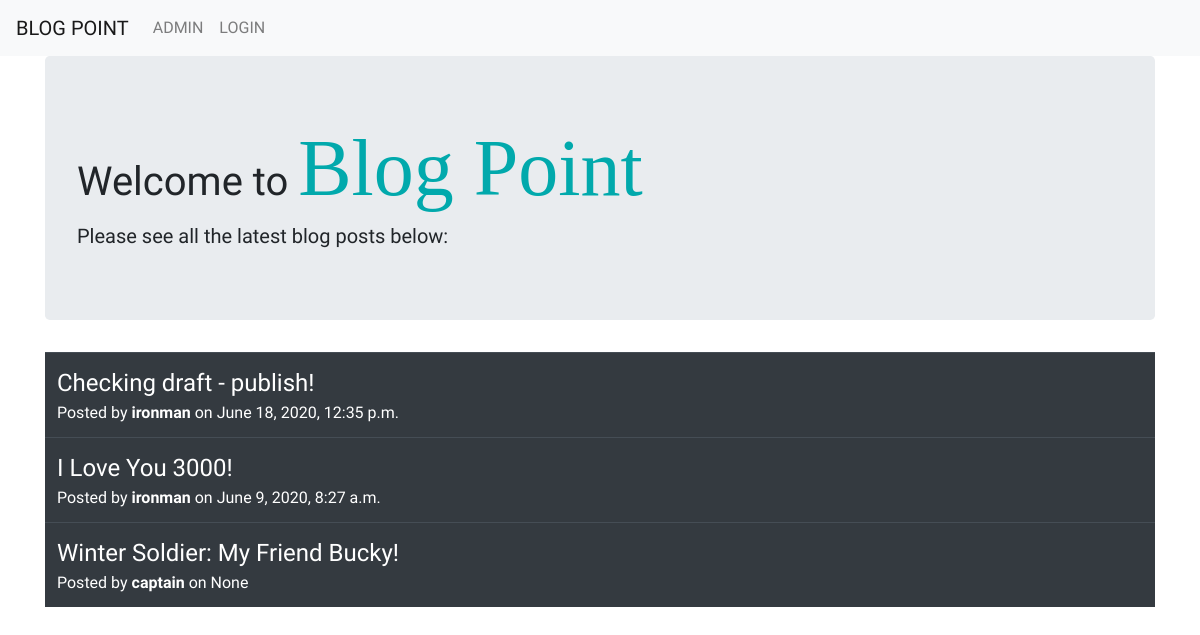
Screenshot of /blog/ with the database file from the repository.
### blog/models.py (models this page shows, shortened)
class Post(models.Model):
    author = models.ForeignKey(User, on_delete=models.CASCADE, related_name = 'posts')
    post_title = models.CharField(max_length=200)
    post_text = RichTextField(blank=True, null=True)
    draft_state = models.BooleanField(default=False)
    post_created = models.DateTimeField(auto_now_add=True, auto_now=False, blank=True)
    post_published = models.DateTimeField(auto_now_add=False, auto_now=False, blank=True, null=True)

### blog/views.py (the view)
# urls.py: path('', views.PostListView.as_view(), name='home'),
class PostListView(ListView):
    model = Post
    template_name = 'blog/home.html'
    ordering = ['-post_published']

### templates/blog/home.html
{% extends "blog/base.html" %}
{% block body_block %}
  <div class="jumbotron">
    <h1>Welcome to <span style="font-family:'Broadway';color: #01a9ac;font-size:2em;">Blog Point</span></h1>
    <h5>Please see all the latest blog posts below:</h5>
  </div>
  <div class="">
    <table class="table table-dark">
      {% for post in post_list %}
        {% if not post.draft_state %}
        <tr>
          <td>
            <a style="color:white;" href="post/{{ post.id }}"><span style="font-size:1.5em;">{{ post.post_title }}</span></a><br>
            <span>Posted by <strong>{{ post.author }}</strong> on {{ post.post_published }}</span>
          </td>
        </tr>
        {% endif %}
      {% endfor %}
    </table>
  </div>
  {% endblock %}

### static/css/style.css (style rules this page uses)
* { font-family: 'Josefin Sans', sans-serif; }

### static/css/profile_style.css (style rules this page uses)
* { margin: 0; padding: 0; box-sizing: border-box; list-style: none; font-family: 'Josefin Sans', sans-serif; }

### static/css/showposts_style.css (style rules this page uses)
.posts-table th, td { padding: 8px; }

### rows the page displays
Post: post_title "Checking draft - publish!", author "ironman", post_published "June 18, 2020, 12:35 p.m."
Post: post_title "I Love You 3000!", author "ironman", post_published "June 9, 2020, 8:27 a.m."
Post: post_title "Winter Soldier: My Friend Bucky!", author "captain", post_published "None"
